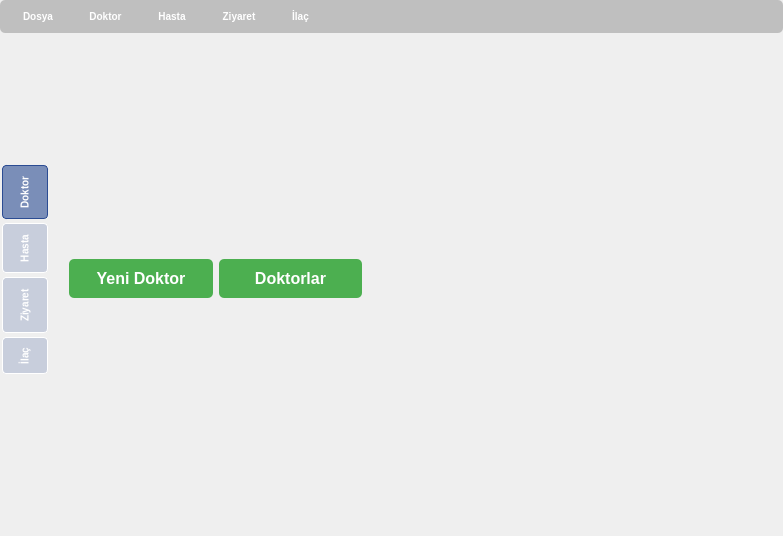
<?xml version="1.0" encoding="UTF-8"?>
<ui version="4.0">
 <class>anapencere</class>
 <widget class="QMainWindow" name="anapencere">
  <property name="geometry">
   <rect>
    <x>0</x>
    <y>0</y>
    <width>783</width>
    <height>536</height>
   </rect>
  </property>
  <property name="minimumSize">
   <size>
    <width>783</width>
    <height>536</height>
   </size>
  </property>
  <property name="windowTitle">
   <string>Sağlık Ocağı Ana Pencere</string>
  </property>
  <property name="styleSheet">
   <string notr="true">/* Hastane Teması QSS */
QMainWindow#anapencere{
	border-image: url(:/new/background/main-background)
}
QWidget{
	font-family: Arial, sans-serif;
    color: #333; /* Metin rengi */
    border-radius: 5px;
    padding: 10px;
}

QComboBox {
    background-color: #ffffff;
    border: 1px solid #ccc;
    border-radius: 5px;
    padding: 5px;
    font-size: 14px;
}

QComboBox:hover {
    border-color: #4CAF50; /* Hoverda yeşil sınır */
}

QTabWidget {
    background-color: rgba(0, 0, 0, 0); /* Şeffaf arka plan */
    border: none;
}

QTabWidget::pane {
    background-color: transparent;
    border: none;
}
/* Sekme çubuğu */
QTabBar::tab {
	background-color: rgba(43, 76, 147,0.2);
    color: white;
    font-family: &quot;Arial Black&quot;;
    font-size: 10px;
    font-weight: bold;
    padding: 8px 15px;
    border: 1px solid white;
    border-radius: 4px;
    margin: 2px;
}

/* Seçili sekme */
QTabBar::tab:selected {
    background-color: rgba(43, 76, 147,0.6);
    color: white;
    border: 1px solid rgb(43, 76, 147);
}

/* Hover (fareyle üzerine gelindiğinde) */
QTabBar::tab:hover {
    background-color: rgba(29, 132, 132,0.6);
    color: white;
    border: 1px solid rgba(29, 132, 132,0.6);
}

QScrollBar:horizontal, QScrollBar:vertical {
    background: #f0f8ff;
    border: 1px solid #ccc;
    border-radius: 5px;
    height: 8px;
    width: 8px;
}

QScrollBar::handle:horizontal, QScrollBar::handle:vertical {
    background: #4CAF50;
    border-radius: 5px;
}

QScrollBar::handle:horizontal:hover, QScrollBar::handle:vertical:hover {
    background: #388e3c;
}
/* Menü çubuğu arka plan rengi ve sınırları */
QMenuBar {
    background-color:rgba(0, 0, 0, 0.2); 
    color: white; /* Yazı rengi beyaz */
	font-family: &quot;Arial Black&quot;;
    font-size: 10px; /* Font boyutu */
    font-weight: bold;
    border: 1px; /* Kenarlık yok */
    padding: 2px;
}

/* Menü öğeleri */
QMenuBar::item {
    background-color: transparent; /* Arka planı şeffaf */
    color: white; /* Yazı rengi beyaz */
    padding: 8px 15px; /* İç boşluk */
}

/* Menü öğeleri üzerine gelindiğinde renk değişimi */
QMenuBar::item:selected {
    background-color: rgba(43, 76, 147,0.6);
    color: white;
}

/* Menü öğeleri üzerine gelindiğinde fareyle etkileşim */
QMenuBar::item:hover {
    background-color: rgba(29, 132, 132,0.6);
    color: white;
    border: 1px solid rgba(29, 132, 132,0.6);
}

/* Menü arka planı */
QMenu {
    background-color:rgba(21, 24, 62, 0.4);  /* Koyu gri arka plan */
    border: 1px solid #555; /* Gri kenarlık */
    color: white; /* Menü öğesi yazı rengi beyaz */
    padding: 5px;
}

/* Menü öğelerinin üzerine gelindiğinde değişiklik */
QMenu::item {
    padding: 8px 15px; /* Menü öğesi iç boşluğu */
    background-color: transparent; /* Arka planı şeffaf */
}

QMenu::item:selected {
    background-color: rgba(43, 76, 147,0.6);
    color: white;
}

/* Menü öğeleri üzerine gelindiğinde */
QMenu::item:hover {
    background-color: rgba(29, 132, 132,0.6);
    color: white;
    border: 1px solid rgba(29, 132, 132,0.6);
}
</string>
  </property>
  <widget class="QWidget" name="centralwidget">
   <widget class="QTabWidget" name="tabWidget">
    <property name="enabled">
     <bool>true</bool>
    </property>
    <property name="geometry">
     <rect>
      <x>0</x>
      <y>130</y>
      <width>381</width>
      <height>231</height>
     </rect>
    </property>
    <property name="font">
     <font>
      <family>Arial</family>
      <italic>false</italic>
      <underline>false</underline>
      <strikeout>false</strikeout>
      <stylestrategy>PreferAntialias</stylestrategy>
      <kerning>true</kerning>
      <fontweight>ExtraBold</fontweight>
     </font>
    </property>
    <property name="cursor">
     <cursorShape>PointingHandCursor</cursorShape>
    </property>
    <property name="styleSheet">
     <string notr="true">QPushButton{
    background-color: #4CAF50; /* Yeşil buton */
    color: white;
    border-radius: 5px;
    padding: 10px 20px;
    font-size: 16px;
    border: none;
}

QPushButton:hover {
    background-color: #45a049; /* Hover durumunda daha koyu yeşil */
}

QPushButton:pressed {
    background-color: #388e3c; /* Tıklanma sonrası yeşil */
}
</string>
    </property>
    <property name="tabPosition">
     <enum>QTabWidget::TabPosition::West</enum>
    </property>
    <property name="tabShape">
     <enum>QTabWidget::TabShape::Rounded</enum>
    </property>
    <property name="currentIndex">
     <number>0</number>
    </property>
    <widget class="QWidget" name="tab">
     <property name="font">
      <font>
       <family>Arial</family>
       <bold>false</bold>
      </font>
     </property>
     <attribute name="title">
      <string>Doktor</string>
     </attribute>
     <layout class="QGridLayout" name="gridLayout">
      <item row="0" column="0">
       <widget class="QPushButton" name="Buttonnewdoktor">
        <property name="font">
         <font>
          <family>Arial</family>
          <pointsize>-1</pointsize>
          <bold>true</bold>
         </font>
        </property>
        <property name="text">
         <string>Yeni Doktor</string>
        </property>
       </widget>
      </item>
      <item row="0" column="1">
       <widget class="QPushButton" name="Buttondoktorlist">
        <property name="font">
         <font>
          <family>Arial</family>
          <pointsize>-1</pointsize>
          <bold>true</bold>
         </font>
        </property>
        <property name="text">
         <string>Doktorlar</string>
        </property>
       </widget>
      </item>
     </layout>
    </widget>
    <widget class="QWidget" name="tab_2">
     <attribute name="title">
      <string>Hasta</string>
     </attribute>
     <layout class="QGridLayout" name="gridLayout_2">
      <item row="0" column="0">
       <widget class="QPushButton" name="Buttonnewhasta">
        <property name="font">
         <font>
          <family>Arial</family>
          <pointsize>-1</pointsize>
          <bold>true</bold>
         </font>
        </property>
        <property name="text">
         <string>Yeni Hasta</string>
        </property>
       </widget>
      </item>
      <item row="0" column="1">
       <widget class="QPushButton" name="Buttonhastalist">
        <property name="font">
         <font>
          <family>Arial</family>
          <pointsize>-1</pointsize>
          <bold>true</bold>
         </font>
        </property>
        <property name="text">
         <string>Hastalar</string>
        </property>
       </widget>
      </item>
     </layout>
    </widget>
    <widget class="QWidget" name="tab_3">
     <attribute name="title">
      <string>Ziyaret</string>
     </attribute>
     <layout class="QGridLayout" name="gridLayout_4">
      <item row="0" column="0">
       <widget class="QPushButton" name="Buttonnewziyaret">
        <property name="font">
         <font>
          <family>Arial</family>
          <pointsize>-1</pointsize>
          <bold>true</bold>
         </font>
        </property>
        <property name="text">
         <string>Yeni Ziyaret</string>
        </property>
       </widget>
      </item>
      <item row="0" column="1">
       <widget class="QPushButton" name="Buttonziyaretlist">
        <property name="font">
         <font>
          <family>Arial</family>
          <pointsize>-1</pointsize>
          <bold>true</bold>
         </font>
        </property>
        <property name="text">
         <string>Ziyaretler</string>
        </property>
       </widget>
      </item>
     </layout>
    </widget>
    <widget class="QWidget" name="tab_4">
     <attribute name="title">
      <string>İlaç</string>
     </attribute>
     <layout class="QGridLayout" name="gridLayout_5">
      <item row="0" column="0">
       <widget class="QPushButton" name="Buttonnewilac">
        <property name="font">
         <font>
          <family>Arial</family>
          <pointsize>-1</pointsize>
          <bold>true</bold>
         </font>
        </property>
        <property name="text">
         <string>Yeni İlaç</string>
        </property>
       </widget>
      </item>
      <item row="0" column="1">
       <widget class="QPushButton" name="Buttonilaclist">
        <property name="font">
         <font>
          <family>Arial</family>
          <pointsize>-1</pointsize>
          <bold>true</bold>
         </font>
        </property>
        <property name="text">
         <string>İlaçlar</string>
        </property>
       </widget>
      </item>
     </layout>
    </widget>
   </widget>
  </widget>
  <widget class="QMenuBar" name="menuBar">
   <property name="geometry">
    <rect>
     <x>0</x>
     <y>0</y>
     <width>783</width>
     <height>34</height>
    </rect>
   </property>
   <widget class="QMenu" name="menuDoktor">
    <property name="title">
     <string>Doktor</string>
    </property>
    <addaction name="actiondoktorekle"/>
    <addaction name="actiondoktorlist"/>
   </widget>
   <widget class="QMenu" name="menuHasta">
    <property name="title">
     <string>Hasta</string>
    </property>
    <addaction name="actionhastaekle"/>
    <addaction name="actionhastalist"/>
   </widget>
   <widget class="QMenu" name="menuZiyaret">
    <property name="title">
     <string>Ziyaret</string>
    </property>
    <addaction name="actionziyaretekle"/>
    <addaction name="actionziyaretlist"/>
   </widget>
   <widget class="QMenu" name="menu_la">
    <property name="title">
     <string>İlaç</string>
    </property>
    <addaction name="actionilacekle"/>
    <addaction name="actionilaclist"/>
   </widget>
   <widget class="QMenu" name="menuDosya">
    <property name="title">
     <string>Dosya</string>
    </property>
    <addaction name="action_k"/>
   </widget>
   <addaction name="menuDosya"/>
   <addaction name="menuDoktor"/>
   <addaction name="menuHasta"/>
   <addaction name="menuZiyaret"/>
   <addaction name="menu_la"/>
  </widget>
  <widget class="QStatusBar" name="statusBar"/>
  <action name="actiondoktorekle">
   <property name="text">
    <string>Yeni Doktor</string>
   </property>
  </action>
  <action name="actiondoktorlist">
   <property name="text">
    <string>Doktor Listesi</string>
   </property>
  </action>
  <action name="actionhastaekle">
   <property name="text">
    <string>Yeni Hasta</string>
   </property>
  </action>
  <action name="actionhastalist">
   <property name="text">
    <string>Hasta Liste</string>
   </property>
  </action>
  <action name="actionziyaretlist">
   <property name="text">
    <string>Ziyaret Liste</string>
   </property>
  </action>
  <action name="actionziyaretekle">
   <property name="text">
    <string>Yeni Ziyaret</string>
   </property>
  </action>
  <action name="actionilacekle">
   <property name="text">
    <string>Yeni İlaç</string>
   </property>
  </action>
  <action name="actionilaclist">
   <property name="text">
    <string>İlaç Liste</string>
   </property>
  </action>
  <action name="action_k">
   <property name="text">
    <string>Çıkış</string>
   </property>
  </action>
 </widget>
 <resources/>
 <connections>
  <connection>
   <sender>Buttonnewdoktor</sender>
   <signal>clicked()</signal>
   <receiver>actiondoktorekle</receiver>
   <slot>trigger()</slot>
   <hints>
    <hint type="sourcelabel">
     <x>140</x>
     <y>279</y>
    </hint>
    <hint type="destinationlabel">
     <x>-1</x>
     <y>-1</y>
    </hint>
   </hints>
  </connection>
  <connection>
   <sender>Buttondoktorlist</sender>
   <signal>clicked()</signal>
   <receiver>actiondoktorlist</receiver>
   <slot>trigger()</slot>
   <hints>
    <hint type="sourcelabel">
     <x>290</x>
     <y>279</y>
    </hint>
    <hint type="destinationlabel">
     <x>-1</x>
     <y>-1</y>
    </hint>
   </hints>
  </connection>
  <connection>
   <sender>Buttonnewhasta</sender>
   <signal>clicked()</signal>
   <receiver>actionhastaekle</receiver>
   <slot>trigger()</slot>
   <hints>
    <hint type="sourcelabel">
     <x>140</x>
     <y>279</y>
    </hint>
    <hint type="destinationlabel">
     <x>-1</x>
     <y>-1</y>
    </hint>
   </hints>
  </connection>
  <connection>
   <sender>Buttonhastalist</sender>
   <signal>clicked()</signal>
   <receiver>actionhastalist</receiver>
   <slot>trigger()</slot>
   <hints>
    <hint type="sourcelabel">
     <x>290</x>
     <y>279</y>
    </hint>
    <hint type="destinationlabel">
     <x>-1</x>
     <y>-1</y>
    </hint>
   </hints>
  </connection>
  <connection>
   <sender>Buttonilaclist</sender>
   <signal>clicked()</signal>
   <receiver>actionilaclist</receiver>
   <slot>trigger()</slot>
   <hints>
    <hint type="sourcelabel">
     <x>290</x>
     <y>279</y>
    </hint>
    <hint type="destinationlabel">
     <x>-1</x>
     <y>-1</y>
    </hint>
   </hints>
  </connection>
  <connection>
   <sender>Buttonnewilac</sender>
   <signal>clicked()</signal>
   <receiver>actionilacekle</receiver>
   <slot>trigger()</slot>
   <hints>
    <hint type="sourcelabel">
     <x>140</x>
     <y>279</y>
    </hint>
    <hint type="destinationlabel">
     <x>-1</x>
     <y>-1</y>
    </hint>
   </hints>
  </connection>
  <connection>
   <sender>Buttonnewziyaret</sender>
   <signal>clicked()</signal>
   <receiver>actionziyaretekle</receiver>
   <slot>trigger()</slot>
   <hints>
    <hint type="sourcelabel">
     <x>140</x>
     <y>279</y>
    </hint>
    <hint type="destinationlabel">
     <x>-1</x>
     <y>-1</y>
    </hint>
   </hints>
  </connection>
  <connection>
   <sender>Buttonziyaretlist</sender>
   <signal>clicked()</signal>
   <receiver>actionziyaretlist</receiver>
   <slot>trigger()</slot>
   <hints>
    <hint type="sourcelabel">
     <x>290</x>
     <y>279</y>
    </hint>
    <hint type="destinationlabel">
     <x>-1</x>
     <y>-1</y>
    </hint>
   </hints>
  </connection>
 </connections>
</ui>
